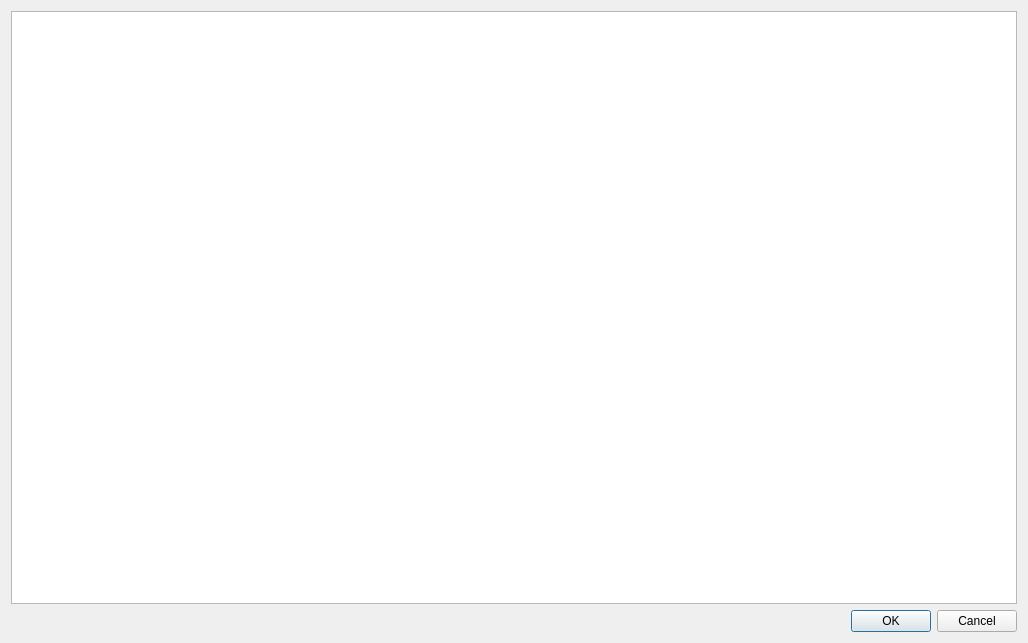
<?xml version="1.0" encoding="UTF-8"?>
<ui version="4.0">
 <class>LogDialog</class>
 <widget class="QDialog" name="LogDialog">
  <property name="geometry">
   <rect>
    <x>0</x>
    <y>0</y>
    <width>1028</width>
    <height>643</height>
   </rect>
  </property>
  <property name="windowTitle">
   <string>Log</string>
  </property>
  <layout class="QVBoxLayout" name="verticalLayout">
   <item>
    <widget class="QTextEdit" name="logTextEdit">
     <property name="readOnly">
      <bool>true</bool>
     </property>
    </widget>
   </item>
   <item>
    <widget class="QDialogButtonBox" name="buttonBox">
     <property name="orientation">
      <enum>Qt::Horizontal</enum>
     </property>
     <property name="standardButtons">
      <set>QDialogButtonBox::Cancel|QDialogButtonBox::Ok</set>
     </property>
    </widget>
   </item>
  </layout>
 </widget>
 <resources/>
 <connections>
  <connection>
   <sender>buttonBox</sender>
   <signal>accepted()</signal>
   <receiver>LogDialog</receiver>
   <slot>accept()</slot>
   <hints>
    <hint type="sourcelabel">
     <x>248</x>
     <y>254</y>
    </hint>
    <hint type="destinationlabel">
     <x>157</x>
     <y>274</y>
    </hint>
   </hints>
  </connection>
  <connection>
   <sender>buttonBox</sender>
   <signal>rejected()</signal>
   <receiver>LogDialog</receiver>
   <slot>reject()</slot>
   <hints>
    <hint type="sourcelabel">
     <x>316</x>
     <y>260</y>
    </hint>
    <hint type="destinationlabel">
     <x>286</x>
     <y>274</y>
    </hint>
   </hints>
  </connection>
 </connections>
</ui>
